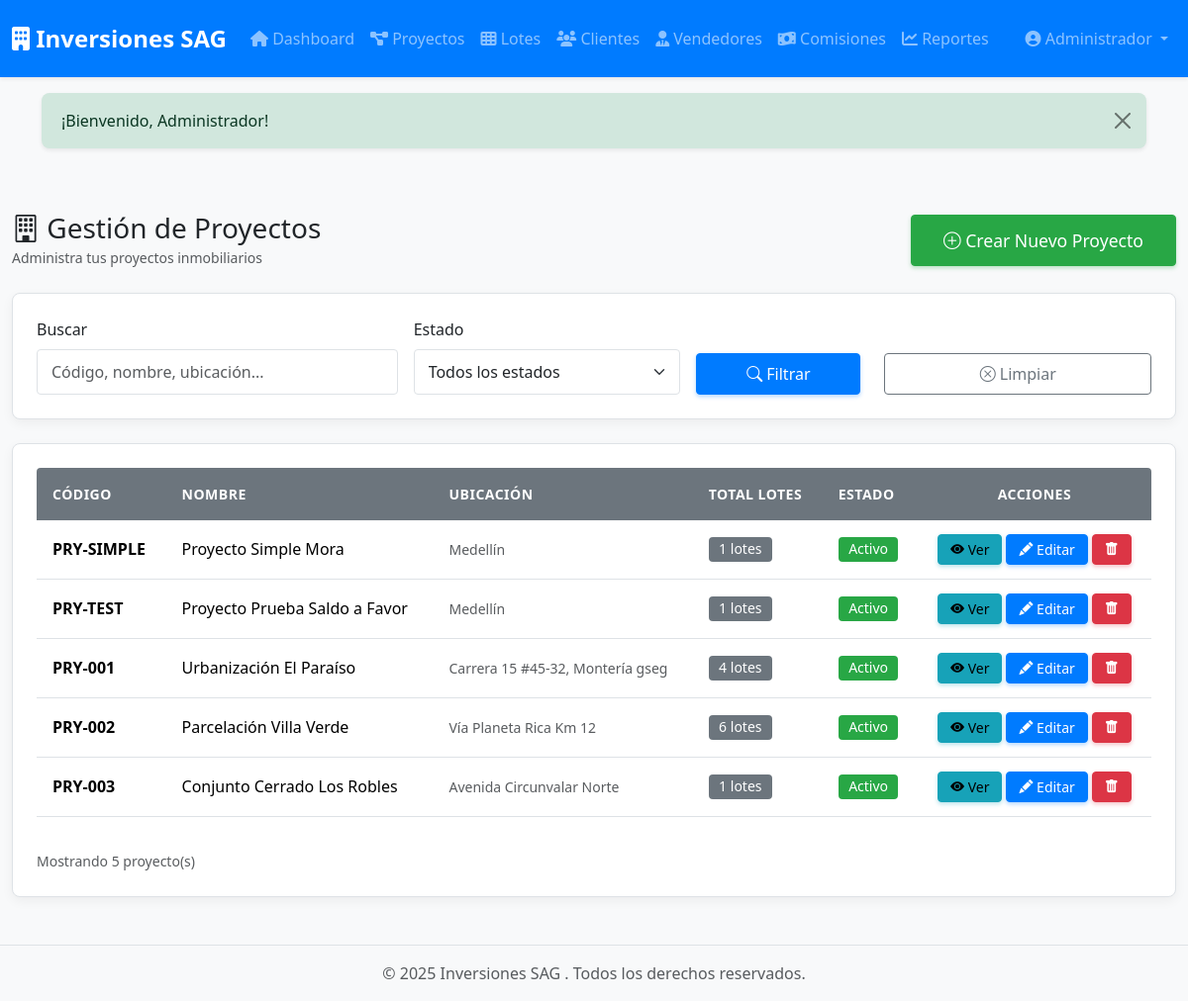
Page /proyectos (signed in) on the committed database.
### tables this page shows
CREATE TABLE `proyectos` (
  `id` int(10) UNSIGNED NOT NULL,
  `codigo` varchar(20) NOT NULL COMMENT 'Código único del proyecto',
  `nombre` varchar(150) NOT NULL,
  `ubicacion` varchar(255) DEFAULT NULL,
  `descripcion` text DEFAULT NULL,
  `estado` enum('activo','completado','pausado','cancelado') DEFAULT 'activo',
  `fecha_inicio` date DEFAULT NULL,
  `fecha_finalizacion` date DEFAULT NULL,
  `total_lotes` int(10) UNSIGNED DEFAULT 0 COMMENT 'Total de lotes en el proyecto',
  `observaciones` text DEFAULT NULL,
  `created_at` timestamp NULL DEFAULT current_timestamp(),
  `updated_at` timestamp NULL DEFAULT current_timestamp() ON UPDATE current_timestamp()
);

### app/Views/proyectos/index.php (the view, shortened to what the rows shown need)
<div class="container-fluid py-4">
    <div class="d-flex justify-content-between align-items-center mb-4">
        <div>
            <h1 class="h3 mb-0">
                <i class="bi bi-building"></i> Gestión de Proyectos
            </h1>
            <small class="text-muted">Administra tus proyectos inmobiliarios</small>
        </div>
        <a href="/proyectos/create" class="btn btn-success btn-lg">
            <i class="bi bi-plus-circle"></i> Crear Nuevo Proyecto
        </a>
    </div>
    <div class="card mb-4">
        <div class="card-body">
            <form method="GET" action="/proyectos" class="row g-3">
                <div class="col-md-4">
                    <label for="busqueda" class="form-label">Buscar</label>
                    <input type="text" name="busqueda" id="busqueda" class="form-control"
                           placeholder="Código, nombre, ubicación..."
                           value="<?= htmlspecialchars($filtros['busqueda'] ?? '') ?>">
                </div>
                <div class="col-md-3">
                    <label for="estado" class="form-label">Estado</label>
                    <select name="estado" id="estado" class="form-select">
                        <option value="">Todos los estados</option>
                    </select>
                </div>
                <div class="col-md-2 d-flex align-items-end">
                    <button type="submit" class="btn btn-primary w-100 me-2">
                        <i class="bi bi-search"></i> Filtrar
                    </button>
                </div>
                <div class="col-md-3 d-flex align-items-end">
                    <a href="/proyectos" class="btn btn-outline-secondary w-100">
                        <i class="bi bi-x-circle"></i> Limpiar
                    </a>
                </div>
            </form>
        </div>
    </div>
    <div class="card">
        <div class="card-body">
            <?php if (empty($proyectos)): ?>
                <div class="text-center py-5">
                    <i class="bi bi-building display-1 text-muted"></i>
                    <p class="lead text-muted mt-3">No hay proyectos registrados</p>
                    <p class="text-muted">Comienza creando tu primer proyecto inmobiliario</p>
                    <a href="/proyectos/create" class="btn btn-success btn-lg mt-3">
                        <i class="bi bi-plus-circle"></i> Crear Primer Proyecto
                    </a>
                </div>
            <?php else: ?>
                <div class="table-responsive">
                    <table class="table table-hover align-middle">
                        <thead class="table-light">
                            <tr>
                                <th>Código</th>
                                <th>Nombre</th>
                                <th>Ubicación</th>
                                <th>Total Lotes</th>
                                <th>Estado</th>
                                <th class="text-center">Acciones</th>
                            </tr>
                        </thead>
                        <tbody>
                            <?php foreach ($proyectos as $proyecto): ?>
                                <tr>
                                    <td>
                                        <strong><?= htmlspecialchars($proyecto['codigo']) ?></strong>
                                    </td>
                                    <td>
                                        <?= htmlspecialchars($proyecto['nombre']) ?>
                                    </td>
                                    <td>
                                        <small class="text-muted">
                                            <?= htmlspecialchars($proyecto['ubicacion']) ?>
                                        </small>
                                    </td>
                                    <td>
                                        <span class="badge bg-secondary">
                                            <?= $proyecto['total_lotes'] ?? 0 ?> lotes
                                        </span>
                                    </td>
                                    <td>
                                        <?php
                                        $estadoBadge = [
                                            'planificacion' => 'bg-warning',
                                            'activo' => 'bg-success',
                                            'vendido' => 'bg-info',
                                            'suspendido' => 'bg-danger'
                                        ];
                                        $badgeClass = $estadoBadge[$proyecto['estado']] ?? 'bg-secondary';
                                        ?>
                                        <span class="badge <?= $badgeClass ?>">
                                            <?= ucfirst($proyecto['estado']) ?>
                                        </span>
                                    </td>
                                    <td>
                                        <div class="d-flex gap-1 justify-content-center">
                                            <a href="/proyectos/show/<?= $proyecto['id'] ?>"
                                               class="btn btn-sm btn-info"
                                               title="Ver proyecto y lotes">
                                                <i class="bi bi-eye-fill"></i> Ver
                                            </a>
                                            <a href="/proyectos/edit/<?= $proyecto['id'] ?>"
                                               class="btn btn-sm btn-primary"
                                               title="Editar proyecto">
                                                <i class="bi bi-pencil-fill"></i> Editar
                                            </a>
                                            <?php if (can('eliminar_proyectos')): ?>
                                                <button type="button"
                                                        class="btn btn-sm btn-danger"
                                                        title="Eliminar proyecto"
                                                        onclick="confirmarEliminacion(<?= $proyecto['id'] ?>, '<?= htmlspecialchars($proyecto['nombre']) ?>', <?= $proyecto['total_lotes'] ?? 0 ?>)">
                                                    <i class="bi bi-trash-fill"></i>
                                                </button>
                                            <?php endif; ?>
                                        </div>
                                    </td>
                                </tr>
                            <?php endforeach; ?>
                        </tbody>
                    </table>
                </div>
                <div class="mt-3">
                    <small class="text-muted">
                        Mostrando <?= count($proyectos) ?> proyecto(s)
                    </small>
                </div>
            <?php endif; ?>
        </div>
    </div>
</div>

### core/Router.php (shortened to what the rows shown need)
<?php
class Router
{
    private $routes = [];
    public function __construct($baseUrl = '')
    {
        $this->baseUrl = rtrim($baseUrl, '/');
    }
    private function addRoute($method, $uri, $handler)
    {
        $uri = '/' . trim($uri, '/');
        $this->routes[] = [
            'method' => $method,
            'uri' => $uri,
            'handler' => $handler,
            'pattern' => $this->convertUriToPattern($uri)
        ];
    }
    private function convertUriToPattern($uri)
    {
        $pattern = preg_replace('/\{([a-z_]+)\}/', '([^/]+)', $uri);
        return '#^' . $pattern . '$#';
    }
    public function dispatch()
    {
        $requestMethod = $_SERVER['REQUEST_METHOD'];
        $requestUri = $this->getRequestUri();
        foreach ($this->routes as $route) {
            if ($route['method'] !== $requestMethod) {
                continue;
            }
            if (preg_match($route['pattern'], $requestUri, $matches)) {
                array_shift($matches);
                return $this->callHandler($route['handler'], $matches);
            }
        }
    }
    private function getRequestUri()
    {
        $uri = parse_url($_SERVER['REQUEST_URI'], PHP_URL_PATH);
        return '/' . trim($uri, '/');
    }
    private function callHandler($handler, $params = [])
    {
        if (is_string($handler) && strpos($handler, '@') !== false) {
            list($controller, $method) = explode('@', $handler);
            $controllerInstance = new $controllerClass();
            return call_user_func_array([$controllerInstance, $method], $params);
        }
        throw new Exception("Invalid route handler");
    }
}

### rows in the picture
proyectos: codigo "PRY-SIMPLE", nombre "Proyecto Simple Mora", ubicacion "Medellín", total_lotes "1", estado "Activo"
proyectos: codigo "PRY-TEST", nombre "Proyecto Prueba Saldo a Favor", ubicacion "Medellín", total_lotes "1", estado "Activo"
proyectos: codigo "PRY-001", nombre "Urbanización El Paraíso", ubicacion "Carrera 15 #45-32, Montería gseg", total_lotes "4", estado "Activo"
proyectos: codigo "PRY-002", nombre "Parcelación Villa Verde", ubicacion "Vía Planeta Rica Km 12", total_lotes "6", estado "Activo"
proyectos: codigo "PRY-003", nombre "Conjunto Cerrado Los Robles", ubicacion "Avenida Circunvalar Norte", total_lotes "1", estado "Activo"

### other values in the picture
count($proyectos) "5"
